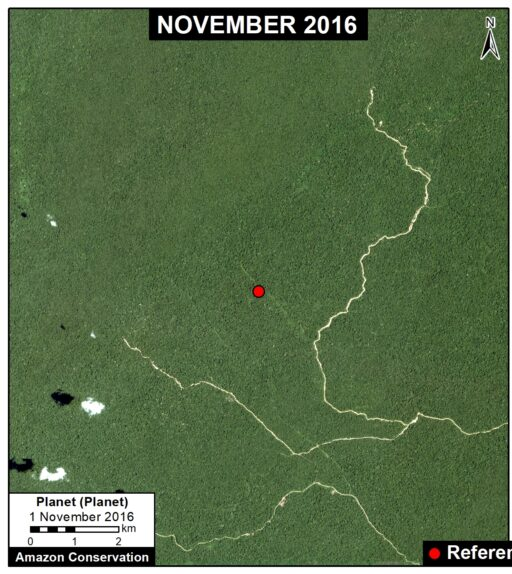
#> input picture pairs/01/before.png, 512 x 574 px; its folder holds only this picture in this run
$ python draw_boxes.py
#> lines starting #> are read from the running program, lines starting #| are printed output that depends on the picture; after the words box and inside, x2 and y2 are one past the last pixel; in counts of white or black regions, pixels touching at a corner belong together
#draws every labelled box on its image so the team can check the labels by eye
#yellow = vegetation, magenta = not vegetation; saves boxes/pair<NN>.jpg
from pathlib import Path
import cv2
import numpy as np
from labels import BOXES

HERE = Path(__file__).resolve().parent
PAIRS_DIR = HERE.parent / "pairs"
COLOURS = {1: (0, 255, 255), 0: (255, 0, 255)}#BGR yellow, magenta

for pair in sorted({b[0] for b in BOXES}):
    halves = []
    for half in ("before", "after"):
        img = cv2.imread(str(PAIRS_DIR / pair / f"{half}.png"))
#> img is the input picture: shape (574, 512, 3); mean B, G, R 74.4, 110.7, 88.4
        for i, (p, h, label, x1, y1, x2, y2, _) in enumerate(BOXES):
            if (p, h) == (pair, half):
                cv2.rectangle(img, (x1, y1), (x2, y2), COLOURS[label], 2)
                cv2.putText(img, str(i), (x1 + 2, y1 + 14), cv2.FONT_HERSHEY_SIMPLEX, 0.45, COLOURS[label], 1)
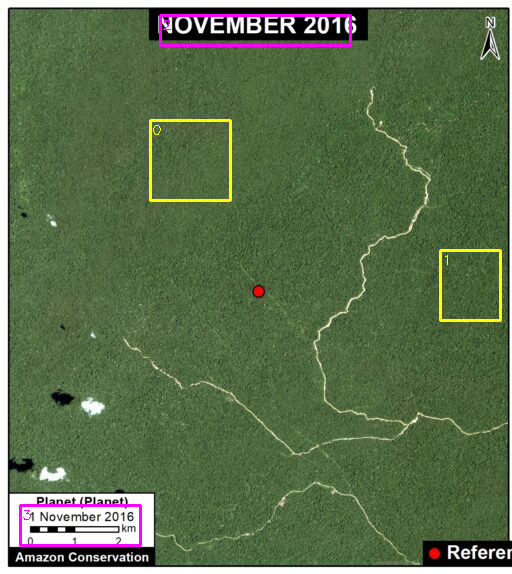
#> img: shape (574, 512, 3); 1.39% of pixels changed, all inside (x1, y1, x2, y2) = (19, 14, 502, 547)
        cv2.putText(img, half, (8, img.shape[0] - 10), cv2.FONT_HERSHEY_SIMPLEX, 0.7, (255, 255, 255), 2)
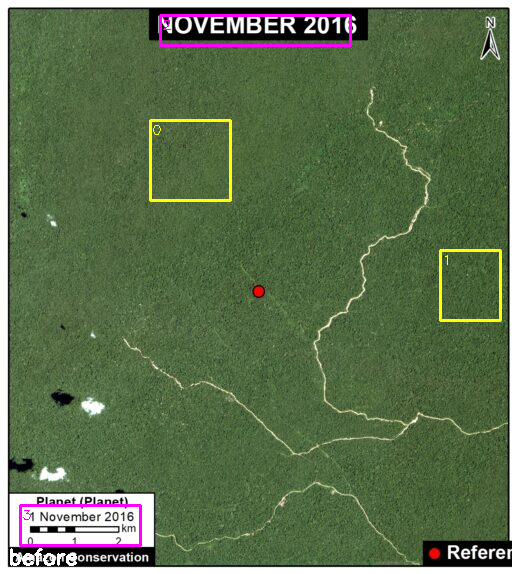
#> img: shape (574, 512, 3); 0.18% of pixels changed, all inside (x1, y1, x2, y2) = (10, 548, 77, 566)
#> (the run stopped early here; a loop or call above may not have finished)

$ run again, on pairs/01_amazon/before.png
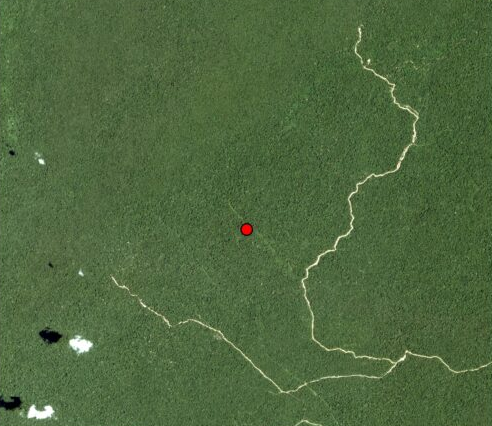
#> input picture pairs/01_amazon/before.png, 492 x 426 px, found by its file name
#> img is the input picture: shape (426, 492, 3); mean B, G, R 62.5, 104, 78.5
#> after the loop `for i, (p, h, label, x1, y1, x2, y2, _) in enumerate(BOXES):`:
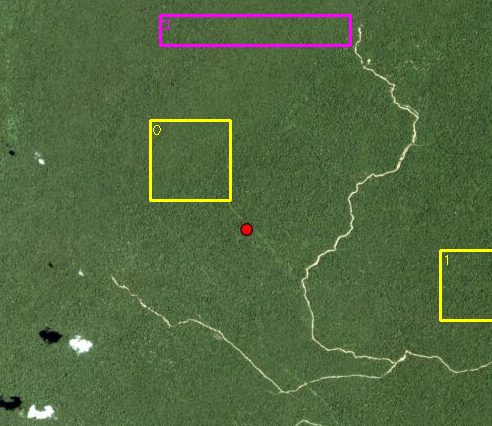
#> img: shape (426, 492, 3); 1.36% of pixels changed, all inside (x1, y1, x2, y2) = (149, 14, 492, 322)
#> `cv2.putText(img, half, (8, img.shape[0] - 10), cv2.FONT_HERSHEY_SIMPLE..`:
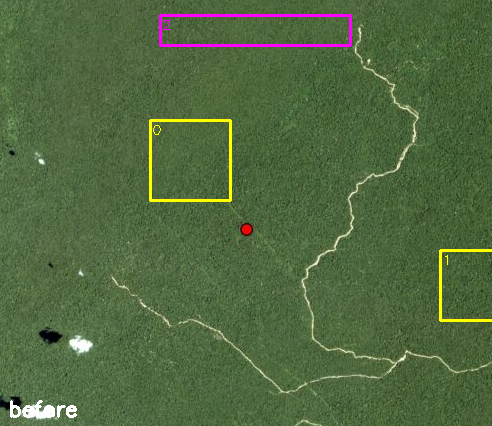
#> img: shape (426, 492, 3); 0.25% of pixels changed, all inside (x1, y1, x2, y2) = (10, 400, 77, 418)
